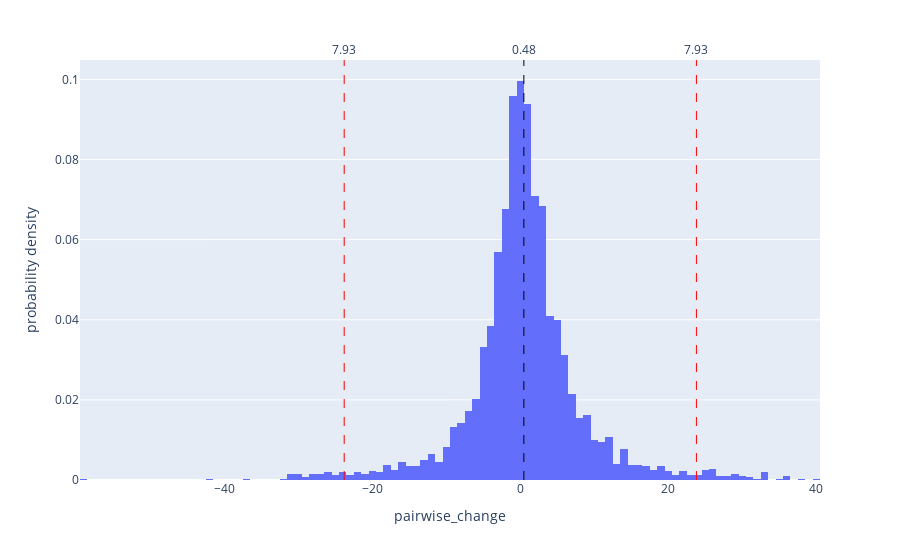

Notebook source saved alongside this figure:
### Code cell
# Plot absolutely everything
fig = px.histogram(seg_change_df, x='pairwise_change', histnorm='probability density')

# Get the mean
mean_value = np.mean(seg_change_df['pairwise_change'])
std_value = np.std(seg_change_df['pairwise_change'])

# Add a vertical line for the mean
fig.add_vline(x=mean_value, 
              line_width=1, 
              line_dash="dash", 
              line_color="black", 
              annotation_text=f"{mean_value:.2f}", 
              annotation_position="top")

fig.add_vline(x=std_value*3, 
              line_width=1, 
              line_dash="dash", 
              line_color="red", 
              annotation_text=f"{std_value:.2f}", 
              annotation_position="top")

fig.add_vline(x=std_value*-3, 
              line_width=1, 
              line_dash="dash", 
              line_color="red", 
              annotation_text=f"{std_value:.2f}", 
              annotation_position="top")

fig.show()

### Figure 1 — Plotly figure (JSON) as saved in the notebook; plotly's stock layout.template omitted (floating-point values rounded to 4 significant figures; data arrays with more than 128 entries replaced by an {"elided": "..."} marker saying what was removed)
{"data": [{"alignmentgroup": "True", "bingroup": "x", "histnorm": "probability density", "hovertemplate": "pairwise_change=%{x}<br>probability density=%{y}<extra></extra>", "legendgroup": "", "marker": {"color": "#636efa", "pattern": {"shape": ""}}, "name": "", "offsetgroup": "", "orientation": "v", "showlegend": false, "type": "histogram", "x": {"elided": "3183 int values"}, "xaxis": "x", "yaxis": "y"}], "layout": {"annotations": [{"showarrow": false, "text": "0.48", "x": 0.4804, "xanchor": "center", "xref": "x", "y": 1, "yanchor": "bottom", "yref": "y domain"}, {"showarrow": false, "text": "7.93", "x": 23.8, "xanchor": "center", "xref": "x", "y": 1, "yanchor": "bottom", "yref": "y domain"}, {"showarrow": false, "text": "7.93", "x": -23.8, "xanchor": "center", "xref": "x", "y": 1, "yanchor": "bottom", "yref": "y domain"}], "barmode": "relative", "legend": {"tracegroupgap": 0}, "margin": {"t": 60}, "shapes": [{"line": {"color": "black", "dash": "dash", "width": 1}, "type": "line", "x0": 0.4804, "x1": 0.4804, "xref": "x", "y0": 0, "y1": 1, "yref": "y domain"}, {"line": {"color": "red", "dash": "dash", "width": 1}, "type": "line", "x0": 23.8, "x1": 23.8, "xref": "x", "y0": 0, "y1": 1, "yref": "y domain"}, {"line": {"color": "red", "dash": "dash", "width": 1}, "type": "line", "x0": -23.8, "x1": -23.8, "xref": "x", "y0": 0, "y1": 1, "yref": "y domain"}], "xaxis": {"anchor": "y", "domain": [0, 1], "title": {"text": "pairwise_change"}}, "yaxis": {"anchor": "x", "domain": [0, 1], "title": {"text": "probability density"}}}}
